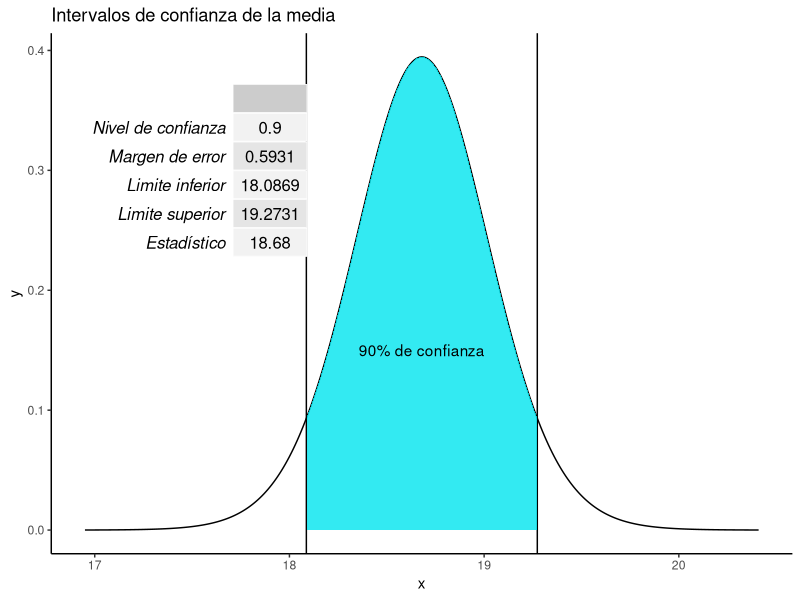
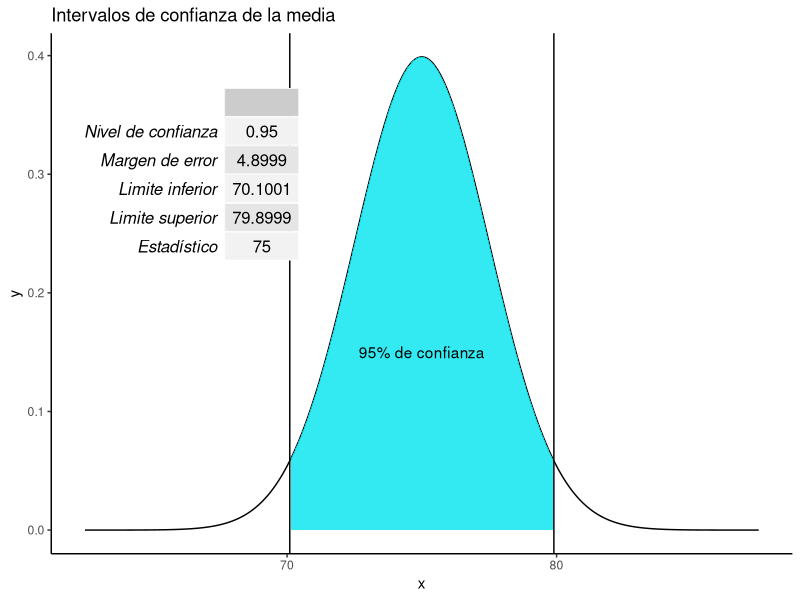
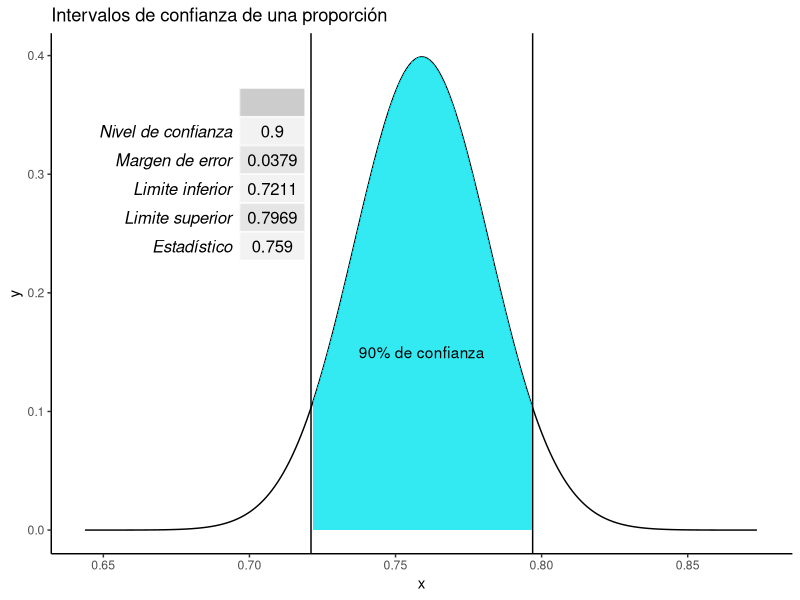
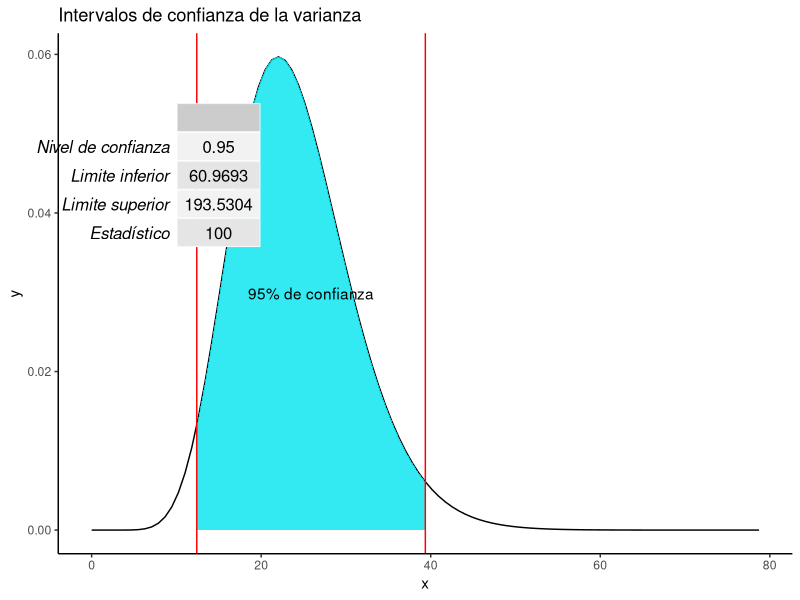

Generate these figures, in order, with R:

intervalos <- function(media, proporcion, varianza, dt, n, confianza, estadistico = "media", CONOCIDA=TRUE){
  
  # Calcula intervalos de confianza para la media, la varianza y la proporción
  # Autor: Kamal Romero (karomero@ucm.es)
  #
  # Dependiencias: Necesita las librerias ggplot, magrittr y gridExtra
  # Args:
  #   media: media muestral
  #   proporcion: proporcion muestral (debe ser un número estre cero y uno)
  #   dt: desviación típica 
  #   n: tamaño de la muestra
  #   confianza: nivel de confianza del intervalo (debe ser un número estre cero y uno)
  #   estadistico: el estadístico de contraste, de ser "media", "varianza o "proporcion" (default = "media")
  #
  # Returns:
  #   Una tabla con los límites del intervalo
  #   Un gráfico con la distribución, los límites y la tabla
  #
  

  library(ggplot2)
  library(magrittr)
  library(gridExtra)

  if(estadistico == "media"){
    
    if(CONOCIDA == TRUE){
# Intervalos de confianza para la media muestral cuando la varianza es conocida

confianza2 <- (1-confianza)/2

tabla <- qnorm(p = confianza2, lower.tail = FALSE)

ME <- tabla*(dt/sqrt(n))

LI <- media - ME
LS <- media + ME 

# Datos para el grafico

# Creamos dos vectores, uno con los datos de la variable (empleo un vector que va desde la media menos 5 veces la desviación típica muestral hasta la media mas 5 veces la desviación típica muestral)

lim_inf_graf <- media - 5*(dt / sqrt(n))
lim_sup_graf <- media + 5*(dt / sqrt(n))

x <- seq(from = lim_inf_graf, to = lim_sup_graf, by = 0.05 )

# Creamos la distribución normal estándar basados en los datos creados en el paso anterior
y <- dnorm((x - media) / (dt / sqrt(n)))

# Juntamos ambos vectores y hacemos una tabla (data frame). La libreria ggplot solo toma como argumentos arreglos tabulates de este tipo
df_dist <- data.frame(x=x, y=y)

    } else {

# Intervalos de confianza para la media muestral cuando la varianza es desconocida

gl <- n - 1

confianza2 <- (1-confianza)/2

tabla <- qt(p = confianza2, df = gl, lower.tail = FALSE)

ME <- tabla*(dt/sqrt(n))

LI <- media - ME
LS <- media + ME

# Datos para el grafico

# Creamos dos vectores, uno con los datos de la variable (empleo un vector que va desde la media menos 5 veces la desviación típica muestral hasta la media mas 5 veces la desviación típica muestral)

lim_inf_graf <- media - 5*(dt / sqrt(n))
lim_sup_graf <- media + 5*(dt / sqrt(n))

x <- seq(from = lim_inf_graf, to = lim_sup_graf, by = 0.01 )

# Creamos la distribución normal estándar basados en los datos creados en el paso anterior
y <- dt((x - media) / (dt / sqrt(n)), df = gl)

# Juntamos ambos vectores y hacemos una tabla (data frame). La libreria ggplot solo toma como argumentos arreglos tabulates de este tipo
df_dist <- data.frame(x=x, y=y)


    }
    
    tablon <- data.frame(
      "Concepto" = c("Nivel de confianza", "Margen de error", "Limite inferior", "Limite superior", "Estadístico"),
      "Datos"=c(confianza, ME, LI, LS, ifelse(estadistico == "proporcion", proporcion, media))
    )
    
    
    tablon$Datos <-  round(tablon$Datos, digits = 4)
    rownames(tablon) <- tablon[,1]
    tablon[,1] <- NULL
    colnames(tablon) <- ""
    
    
    p_int <-  ggplot(df_dist, aes(x = x, y = y)) +
      geom_line()  +
      geom_vline(xintercept = LI) +
      geom_vline(xintercept = LS) +
      geom_area(mapping = aes(ifelse(x>LI & x<LS,x,0)), fill = "turquoise2", alpha = 0.8) +
      xlim(lim_inf_graf,lim_sup_graf) +
      annotate("text", x = media, y = 0.15, label = paste0(as.character(confianza*100), "% de confianza"))+ 
      annotation_custom(tableGrob(tablon), xmin=lim_inf_graf, xmax=LI, ymin=0.2, ymax=0.4) +
      ggtitle("Intervalos de confianza de la media") +
      theme_classic()
    
    
  }
  

  if(estadistico == "proporcion"){

    # Intervalos de confianza para la proporcion muestral

dt <- sqrt((proporcion*(1-proporcion))/n)

confianza2 <- (1-confianza)/2

tabla <- qnorm(p = confianza2, lower.tail = FALSE)

ME <- tabla*dt

LI <- proporcion - ME
LS <- proporcion + ME

# Datos para el grafico

# Creamos dos vectores, uno con los datos de la variable (empleo un vector que va desde la media menos 5 veces la desviación típica muestral hasta la media mas 5 veces la desviación típica muestral)

lim_inf_graf <- proporcion - 5*dt
lim_sup_graf <- proporcion + 5*dt

x <- seq(from = lim_inf_graf, to = lim_sup_graf, by = 0.001 )

# Creamos la distribución normal estándar basados en los datos creados en el paso anterior
y <- dnorm((x - proporcion) / dt)

# Juntamos ambos vectores y hacemos una tabla (data frame). La libreria ggplot solo toma como argumentos arreglos tabulates de este tipo
df_dist <- data.frame(x=x, y=y)

tablon <- data.frame(
  "Concepto" = c("Nivel de confianza", "Margen de error", "Limite inferior", "Limite superior", "Estadístico"),
  "Datos"=c(confianza, ME, LI, LS, ifelse(estadistico == "proporcion", proporcion, media))
)


tablon$Datos <-  round(tablon$Datos, digits = 4)
rownames(tablon) <- tablon[,1]
tablon[,1] <- NULL
colnames(tablon) <- ""

p_int <-  ggplot(df_dist, aes(x = x, y = y)) +
  geom_line()  +
  geom_vline(xintercept = LI) +
  geom_vline(xintercept = LS) +
  geom_area(mapping = aes(ifelse(x>LI & x<LS,x,0)), fill = "turquoise2", alpha = 0.8) +
  xlim(lim_inf_graf,lim_sup_graf) +
  annotate("text", x = proporcion, y = 0.15, label = paste0(as.character(confianza*100), "% de confianza")) + 
  annotation_custom(tableGrob(tablon), xmin=lim_inf_graf, xmax=LI, ymin=0.2, ymax=0.4) +
  ggtitle("Intervalos de confianza de una proporción") +
  theme_classic()


  }
  
  if(estadistico == "varianza"){
    
    # Intervalos de confianza de la varianza de una distribución normal 
    
    confianza2 <- (1-confianza)/2
    
    tabla_sup <- qchisq(p = 1-confianza2, df = n-1)
    tabla_inf <- qchisq(p = confianza2, df = n-1)
    
    LS <- (((n-1)*varianza) / tabla_inf) 
    LI <- (((n-1)*varianza) / tabla_sup) 
    
    tablon <- data.frame(
      "Concepto" = c("Nivel de confianza", "Limite inferior", "Limite superior", "Estadístico"),
      "Datos"=c(confianza, LI, LS, varianza)
    )
    
    
    tablon$Datos <-  round(tablon$Datos, digits = 4)
    rownames(tablon) <- tablon[,1]
    tablon[,1] <- NULL
    colnames(tablon) <- ""
    
    #Referencia para colocar la leyenda
    maximo <- dchisq(x = seq(0, tabla_sup+tabla_sup),df = n-1) %>% max()
    
    #Dado que la chi-cuadrado no es simétrica se han hecho cambios en los parámetros para colocar la anotación y la tabla
    
     p_int <-  ggplot(data.frame(x = c(0, tabla_sup+tabla_sup)), aes(x = x)) +
       stat_function(fun = dchisq, args = list(df = 24)) +
       stat_function(fun = dchisq, 
                     args = list(df = 24),
                     xlim = c(tabla_inf,tabla_sup),
                     geom = "area", fill = "turquoise2",
                     alpha=0.8) +
       geom_vline(xintercept = tabla_inf,col="red")+geom_vline(xintercept = tabla_sup,col="red")+
       annotate("text", x = ((tabla_inf+tabla_sup)/2), y = maximo-(maximo/2), label = paste0(as.character(confianza*100), "% de confianza"))+ 
       ggtitle("Intervalos de confianza de la varianza") +
       annotation_custom(tableGrob(tablon), xmin=0, xmax=tabla_inf, ymin=maximo-(maximo/2), ymax=maximo)+
       theme_classic()

  }
  
  return(list(Resumen =tablon,p_int))

}

# Ejemplo 7.4
intervalos(media = 18.68, dt = 1.69526, n = 24, CONOCIDA = FALSE, confianza = .9, estadistico = "media")
# Ejemplo 7.3
intervalos(media = 75, dt = 20,n = 64, CONOCIDA = TRUE, confianza = .95, estadistico = "media")
# Ejemplo 7.6
intervalos(proporcion = 0.759, n = 344, confianza = .9, estadistico = "proporcion")
# Ejemplo 7.8
intervalos(varianza = 100, n = 25, confianza = .95, estadistico = "varianza")


